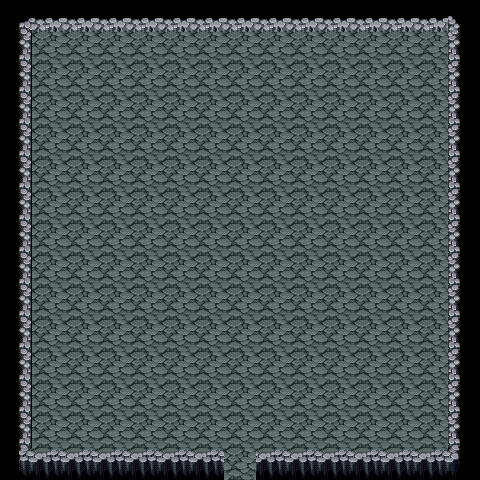

Rendered tile map (Tiled .tmx) drawn with the repository's tilesets; below, a short description and the map source with its tile grids summarised:
An orthogonal 15x15 tile map with 32x32 px tiles, 2 tile layers (background, collision) and 1 object (door).

<map version="1.0" orientation="orthogonal" width="15" height="15" tilewidth="32" tileheight="32">
 <tileset firstgid="1" name="dungeon_tileset" tilewidth="32" tileheight="32">
  <image source="../images/dungeon_tileset.png" width="512" height="512" />
 </tileset>
 <layer name="background" width="15" height="15">
  <data>[225 cells, 225 non-empty, 1 distinct tile ids]</data>
 </layer>
 <layer name="collision" width="15" height="15">
  <properties>
   <property name="collision" value="true" />
  </properties>
  <data>[225 cells, 55 non-empty, 8 distinct tile ids]</data>
 </layer>
 <objectgroup name="objects" width="15" height="15">
  <object name="door_S" type="door" x="224" y="448" width="32" height="32">
   <properties>
    <property name="enter_door.direction" value="S" />
   </properties>
  </object>
 </objectgroup>
</map>
